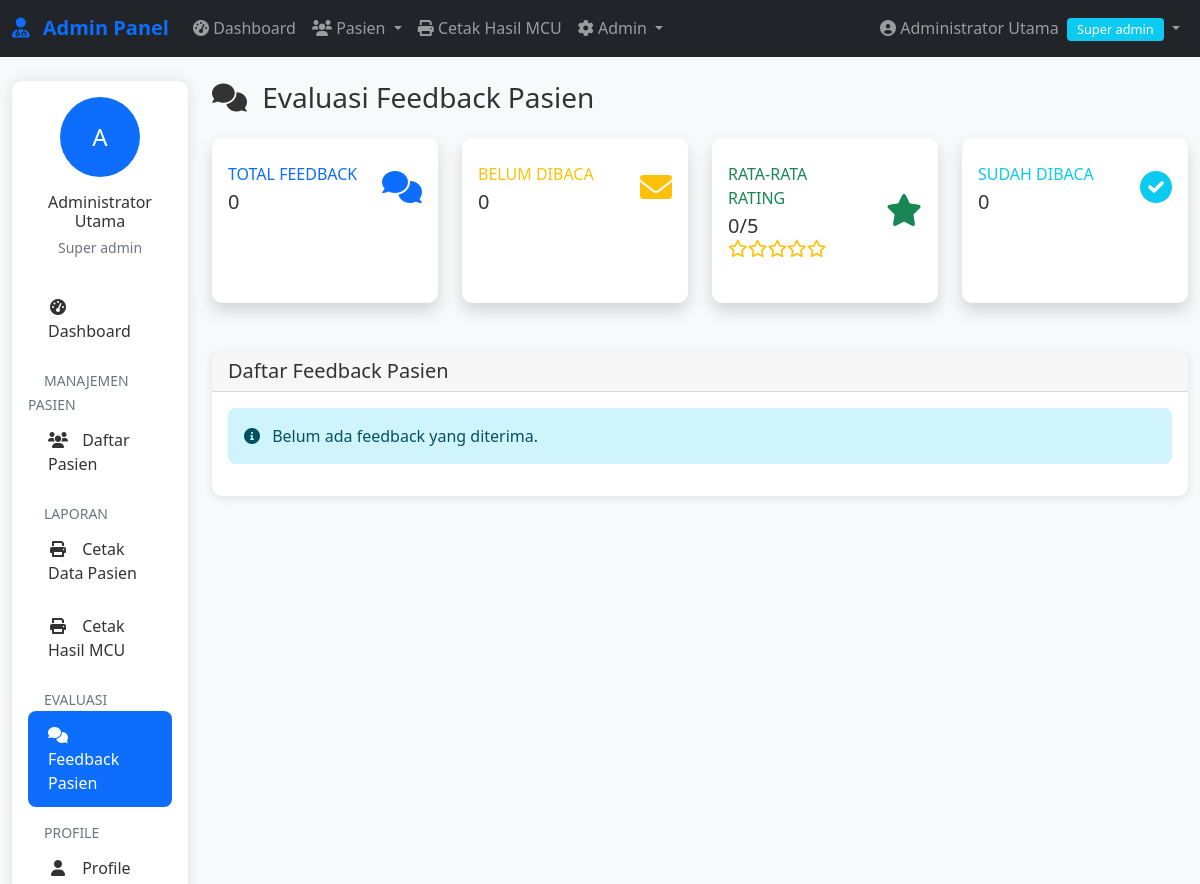
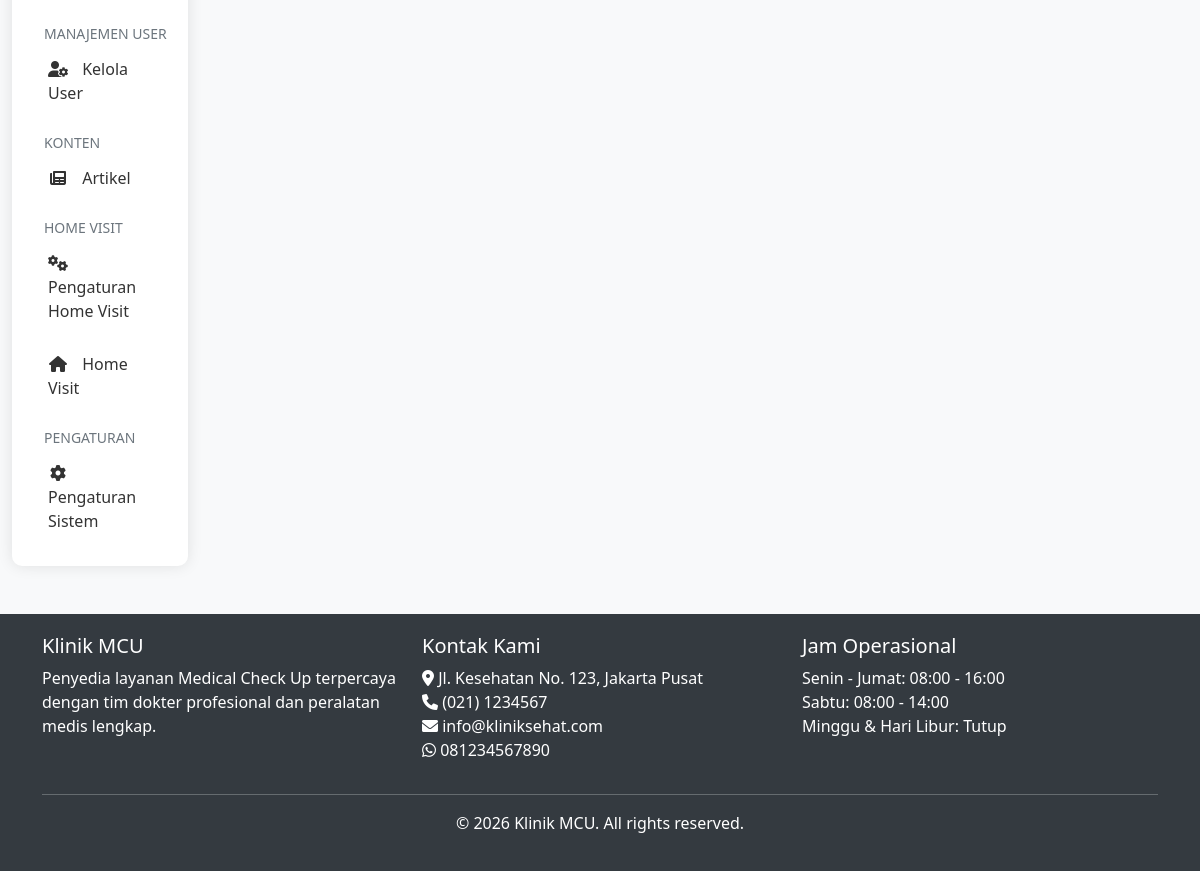
The app's page /admin/evaluasi.php (signed in), older data (2 pictures, top to bottom).
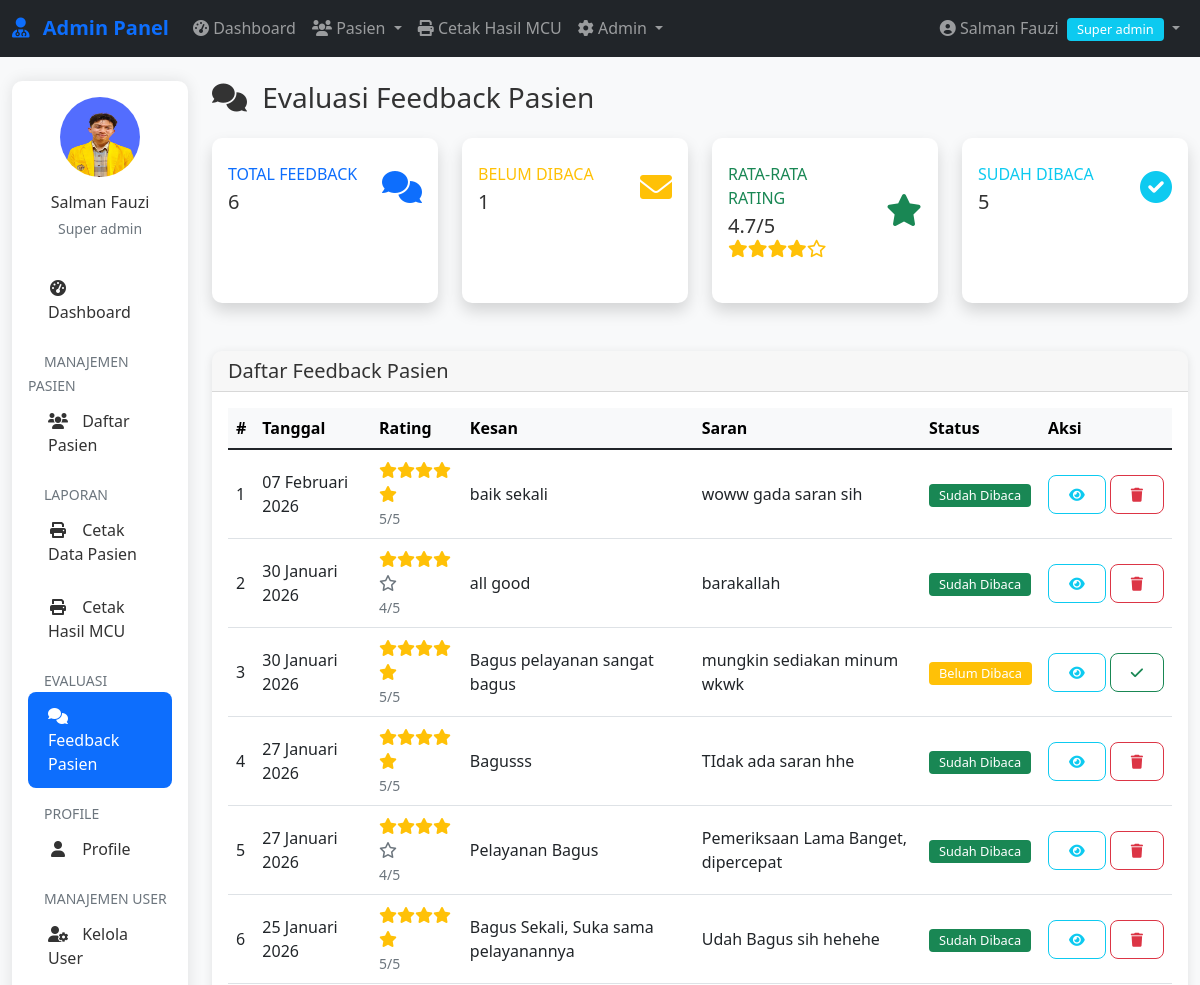
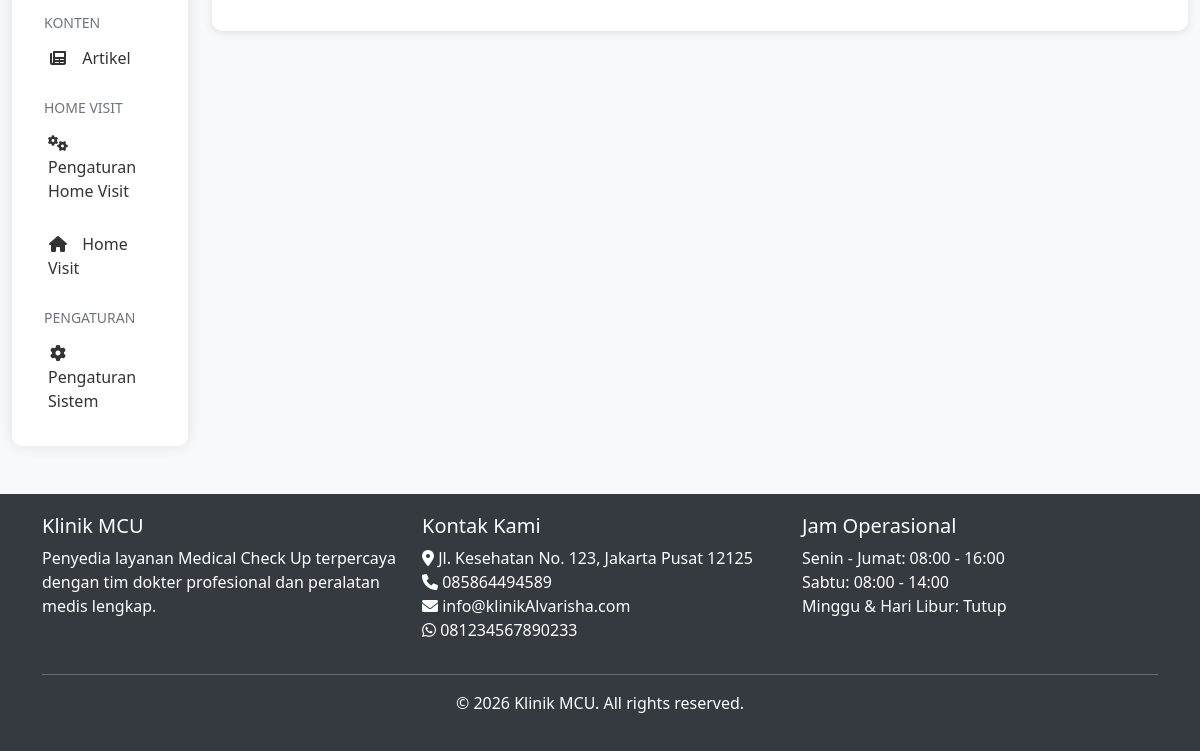
The same page, newer data (2 pictures, top to bottom).
### tables this page shows
CREATE TABLE `pengaturan` (
  `id` int(11) NOT NULL,
  `nama_klinik` varchar(100) DEFAULT NULL,
  `alamat` text DEFAULT NULL,
  `telepon` varchar(20) DEFAULT NULL,
  `email` varchar(100) DEFAULT NULL,
  `whatsapp` varchar(20) DEFAULT NULL,
  `logo` varchar(255) DEFAULT NULL,
  `tentang` text DEFAULT NULL,
  `created_at` timestamp NOT NULL DEFAULT current_timestamp(),
  `hero_image` varchar(255) DEFAULT NULL
);

CREATE TABLE `feedback_pasien` (
  `id` int(11) NOT NULL,
  `pasien_id` int(11) DEFAULT NULL,
  `kode_mcu` varchar(20) DEFAULT NULL,
  `rating` int(11) DEFAULT NULL CHECK (`rating` >= 1 and `rating` <= 5),
  `kesan` text DEFAULT NULL,
  `saran` text DEFAULT NULL,
  `tanggal_submit` datetime DEFAULT current_timestamp(),
  `status` enum('unread','read') DEFAULT 'unread'
);

### includes/functions.php (called while the page is built, shortened)
<?php
require_once __DIR__ . '/../config/database.php';
function formatDateIndo($date, $with_time = false)
{
    $months = array(
        1 => 'Januari',
        'Februari',
        'Maret',
        'April',
        'Mei',
        'Juni',
        'Juli',
        'Agustus',
        'September',
        'Oktober',
        'November',
        'Desember'
    );
    $timestamp = strtotime($date);
    $day = date('d', $timestamp);
    $month = $months[date('n', $timestamp)];
    $year = date('Y', $timestamp);
    $formatted = $day . ' ' . $month . ' ' . $year;
    return $formatted;
}
function getSetting($key)
{
    global $conn;
    $query = "SELECT $key FROM pengaturan LIMIT 1";
    $result = mysqli_query($conn, $query);
    $row = mysqli_fetch_assoc($result);
    return $row[$key] ?? '';
}

### admin/evaluasi.php (the view, shortened to what the changed rows need)
<?php
require_once __DIR__ . '/../includes/auth.php';
require_once __DIR__ . '/../includes/functions.php';
$total_feedback_query = "SELECT COUNT(*) as total FROM feedback_pasien";
$total_feedback_result = mysqli_query($conn, $total_feedback_query);
$total_feedback = mysqli_fetch_assoc($total_feedback_result)['total'];
$unread_feedback_query = "SELECT COUNT(*) as total FROM feedback_pasien WHERE status = 'unread'";
$unread_feedback_result = mysqli_query($conn, $unread_feedback_query);
$unread_feedback = mysqli_fetch_assoc($unread_feedback_result)['total'];
$avg_rating_query = "SELECT AVG(rating) as avg_rating FROM feedback_pasien";
$avg_rating_result = mysqli_query($conn, $avg_rating_query);
$avg_rating = round(mysqli_fetch_assoc($avg_rating_result)['avg_rating'], 1);
$query = "SELECT f.* FROM feedback_pasien f
          ORDER BY f.tanggal_submit DESC";
$result = mysqli_query($conn, $query);
?>
<?php include '../includes/admin-header.php'; ?>
<?php include 'includes/admin-nav.php'; ?>
<div class="container-fluid mt-4">
    <div class="row">
        <div class="col-lg-2">
            <?php include 'includes/admin-sidebar.php'; ?>
        </div>
        <div class="col-lg-10">
            <div class="d-flex justify-content-between align-items-center mb-4">
                <h1 class="h3 mb-0">
                    <i class="fas fa-comments me-2"></i> Evaluasi Feedback Pasien
                </h1>
            </div>
            <div class="row mb-4">
                <div class="col-xl-3 col-md-6 mb-4">
                    <div class="card border-left-primary shadow h-100 py-2">
                        <div class="card-body">
                            <div class="row no-gutters align-items-center">
                                <div class="col mr-2">
                                    <div class="text-xs font-weight-bold text-primary text-uppercase mb-1">
                                        Total Feedback
                                    </div>
                                    <div class="h5 mb-0 font-weight-bold text-gray-800"><?php echo $total_feedback; ?></div>
                                </div>
                            </div>
                        </div>
                    </div>
                </div>
                <div class="col-xl-3 col-md-6 mb-4">
                    <div class="card border-left-warning shadow h-100 py-2">
                        <div class="card-body">
                            <div class="row no-gutters align-items-center">
                                <div class="col mr-2">
                                    <div class="text-xs font-weight-bold text-warning text-uppercase mb-1">
                                        Belum Dibaca
                                    </div>
                                    <div class="h5 mb-0 font-weight-bold text-gray-800"><?php echo $unread_feedback; ?></div>
                                </div>
                            </div>
                        </div>
                    </div>
                </div>
                <div class="col-xl-3 col-md-6 mb-4">
                    <div class="card border-left-success shadow h-100 py-2">
                        <div class="card-body">
                            <div class="row no-gutters align-items-center">
                                <div class="col mr-2">
                                    <div class="text-xs font-weight-bold text-success text-uppercase mb-1">
                                        Rata-rata Rating
                                    </div>
                                    <div class="h5 mb-0 font-weight-bold text-gray-800">
                                        <?php echo $avg_rating; ?>/5
                                        <small class="d-block">
                                            <?php
                                            for ($i = 1; $i <= 5; $i++) {
                                                echo $i <= $avg_rating ? '<i class="fas fa-star text-warning"></i>' : '<i class="far fa-star text-warning"></i>';
                                            }
                                            ?>
                                        </small>
                                    </div>
                                </div>
                            </div>
                        </div>
                    </div>
                </div>
                <div class="col-xl-3 col-md-6 mb-4">
                    <div class="card border-left-info shadow h-100 py-2">
                        <div class="card-body">
                            <div class="row no-gutters align-items-center">
                                <div class="col mr-2">
                                    <div class="text-xs font-weight-bold text-info text-uppercase mb-1">
                                        Sudah Dibaca
                                    </div>
                                    <div class="h5 mb-0 font-weight-bold text-gray-800"><?php echo $total_feedback - $unread_feedback; ?></div>
                                </div>
                            </div>
                        </div>
                    </div>
                </div>
            </div>
            <div class="card">
                <div class="card-body">
                    <?php if (mysqli_num_rows($result) > 0): ?>
                        <div class="table-responsive">
                            <table class="table table-hover">
                                <thead class="table-light">
                                    <tr>
                                        <th>#</th>
                                        <th>Tanggal</th>
                                        <th>Rating</th>
                                        <th>Kesan</th>
                                        <th>Saran</th>
                                        <?php if (!$is_doctor): ?>
                                            <th>Status</th>
                                        <?php endif; ?>
                                        <th>Aksi</th>
                                    </tr>
                                </thead>
                                <tbody>
                                    <?php $no = 1; ?>
                                    <?php while ($feedback = mysqli_fetch_assoc($result)): ?>
                                        <tr>
                                            <td><?php echo $no++; ?></td>
                                            <td><?php echo formatDateIndo($feedback['tanggal_submit']); ?></td>
                                            <td>
                                                <?php
                                                for ($i = 1; $i <= 5; $i++) {
                                                    echo $i <= $feedback['rating'] ? '<i class="fas fa-star text-warning"></i>' : '<i class="far fa-star text-muted"></i>';
                                                }
                                                ?>
                                                <br><small class="text-muted"><?php echo $feedback['rating']; ?>/5</small>
                                            </td>
                                            <td>
                                                <?php echo $feedback['kesan'] ? htmlspecialchars(substr($feedback['kesan'], 0, 50)) . (strlen($feedback['kesan']) > 50 ? '...' : '') : '-'; ?>
                                            </td>
                                            <td>
                                                <?php echo $feedback['saran'] ? htmlspecialchars(substr($feedback['saran'], 0, 50)) . (strlen($feedback['saran']) > 50 ? '...' : '') : '-'; ?>
                                            </td>
                                            <?php if (!$is_doctor): ?>
                                                <td>
                                                    <?php if ($feedback['status'] == 'unread'): ?>
                                                        <span class="badge bg-warning">Belum Dibaca</span>
                                                    <?php else: ?>
                                                        <span class="badge bg-success">Sudah Dibaca</span>
                                                    <?php endif; ?>
                                                </td>
                                            <?php endif; ?>
                                            <td>
                                                <div class="d-flex gap-1">
                                                    <button type="button" class="btn btn-sm btn-outline-info" data-bs-toggle="modal" data-bs-target="#detailModal<?php echo $feedback['id']; ?>" title="Lihat Detail">
                                                        <i class="fas fa-eye"></i>
                                                    </button>
                                                    <?php if (!$is_doctor): ?>
                                                        <?php if ($feedback['status'] == 'unread'): ?>
                                                            <form method="POST" class="d-inline">
                                                                <button type="submit" name="mark_read" class="btn btn-sm btn-outline-success" onclick="return confirm('Tandai feedback ini sebagai sudah dibaca?')" title="Tandai sebagai Dibaca">
                                                                    <i class="fas fa-check"></i>
                                                                </button>
                                                            </form>
                                                        <?php else: ?>
                                                            <form method="POST" class="d-inline">
                                                                <button type="submit" name="delete_feedback" class="btn btn-sm btn-outline-danger" onclick="return confirm('Apakah Anda yakin ingin menghapus feedback ini?')" title="Hapus Feedback">
                                                                    <i class="fas fa-trash"></i>
                                                                </button>
                                                            </form>
                                                        <?php endif; ?>
                                                    <?php endif; ?>
                                                </div>
                                            </td>
                                        </tr>
                                    <?php endwhile; ?>
                                </tbody>
                            </table>
                        </div>
                    <?php else: ?>
                        <div class="alert alert-info">
                            <i class="fas fa-info-circle me-2"></i> Belum ada feedback yang diterima.
                        </div>
                    <?php endif; ?>
                </div>
            </div>
        </div>
    </div>
</div>
<?php include '../includes/admin-footer.php'; ?>

### admin/includes/admin-nav.php (shortened to what the changed rows need)
<?php
$is_doctor = in_array($_SESSION['role'], ['dokter_mata', 'dokter_umum']);
?>
<nav class="navbar navbar-expand-lg navbar-dark bg-dark">
    <div class="container-fluid">
        <div class="collapse navbar-collapse" id="adminNav">
            <ul class="navbar-nav">
                <li class="nav-item dropdown">
                    <a class="nav-link dropdown-toggle" href="#" id="userDropdown" role="button" data-bs-toggle="dropdown">
                        <i class="fas fa-user-circle"></i> <?php echo $_SESSION['nama_lengkap']; ?>
                        <span class="badge bg-info ms-1"><?php echo ucfirst(str_replace('_', ' ', $_SESSION['role'])); ?></span>
                    </a>
                </li>
            </ul>
        </div>
    </div>
</nav>

### admin/includes/admin-sidebar.php (shortened to what the changed rows need)
<div class="sidebar">
    <div class="p-3">
        <div class="text-center mb-4">
            <div class="mb-3">
                <?php if (!empty($_SESSION['foto'])): ?>
                    <img src="<?php echo ASSETS_URL . '/' . $_SESSION['foto']; ?>"
                        class="rounded-circle"
                        alt="<?php echo $_SESSION['nama_lengkap']; ?>"
                        width="80" height="80">
                <?php else: ?>
                    <div class="rounded-circle bg-primary d-flex align-items-center justify-content-center"
                        style="width: 80px; height: 80px; margin: 0 auto;">
                        <span class="text-white fs-4">
                            <?php echo strtoupper(substr($_SESSION['nama_lengkap'], 0, 1)); ?>
                        </span>
                    </div>
                <?php endif; ?>
            </div>
            <h6 class="mb-1"><?php echo $_SESSION['nama_lengkap']; ?></h6>
            <small class="text-muted"><?php echo ucfirst(str_replace('_', ' ', $_SESSION['role'])); ?></small>
        </div>
    </div>
</div>

### includes/admin-footer.php (shortened to what the changed rows need)
</div>
</div>
<footer class="mt-5">
    <div class="container">
        <div class="row">
            <div class="col-md-4">
                <ul class="list-unstyled">
                    <li><i class="fas fa-map-marker-alt"></i> <?php echo getSetting('alamat'); ?></li>
                    <li><i class="fas fa-phone"></i> <?php echo getSetting('telepon'); ?></li>
                    <li><i class="fas fa-envelope"></i> <?php echo getSetting('email'); ?></li>
                    <li><i class="fab fa-whatsapp"></i> <?php echo getSetting('whatsapp'); ?></li>
                </ul>
            </div>
        </div>
    </div>
</footer>
</body>
</html>

Row changes from the older to the newer data that the page shows:
added feedback_pasien: tanggal_submit "07 Februari 2026", rating "5", kesan "baik sekali", saran "woww gada saran sih", status "Sudah Dibaca"
added feedback_pasien: tanggal_submit "30 Januari 2026", rating "4", kesan "all good", saran "barakallah", status "Sudah Dibaca"
added feedback_pasien: tanggal_submit "30 Januari 2026", rating "5", kesan "Bagus pelayanan sangat bagus", saran "mungkin sediakan minum wkwk", status "Belum Dibaca"
added feedback_pasien: tanggal_submit "27 Januari 2026", rating "5", kesan "Bagusss", saran "TIdak ada saran hhe", status "Sudah Dibaca"
added feedback_pasien: tanggal_submit "27 Januari 2026", rating "4", kesan "Pelayanan Bagus", saran "Pemeriksaan Lama Banget, dipercepat", status "Sudah Dibaca"
added feedback_pasien: tanggal_submit "25 Januari 2026", rating "5", kesan "Bagus Sekali, Suka sama pelayanannya", saran "Udah Bagus sih hehehe", status "Sudah Dibaca"
changed pengaturan: alamat "Jl. Kesehatan No. 123, Jakarta Pusat" → "Jl. Kesehatan No. 123, Jakarta Pusat 12125"; telepon "(021) 1234567" → "085864494589"; email "info@kliniksehat.com" → "info@klinikAlvarisha.com"; whatsapp "081234567890" → "081234567890233"
Text that changed along with them:
$_SESSION['nama_lengkap']: "Administrator Utama" → "Salman Fauzi"
$total_feedback: "0" → "6"
$unread_feedback: "0" → "1"
$avg_rating: "0" → "4.7"
$total_feedback - $unread_feedback: "0" → "5"
substr($_SESSION['nama_lengkap'], 0, 1): "A" → (not shown)
text no longer shown: "Belum ada feedback yang diterima."
text now shown: "# Tanggal Rating Kesan Saran Status Aksi"
